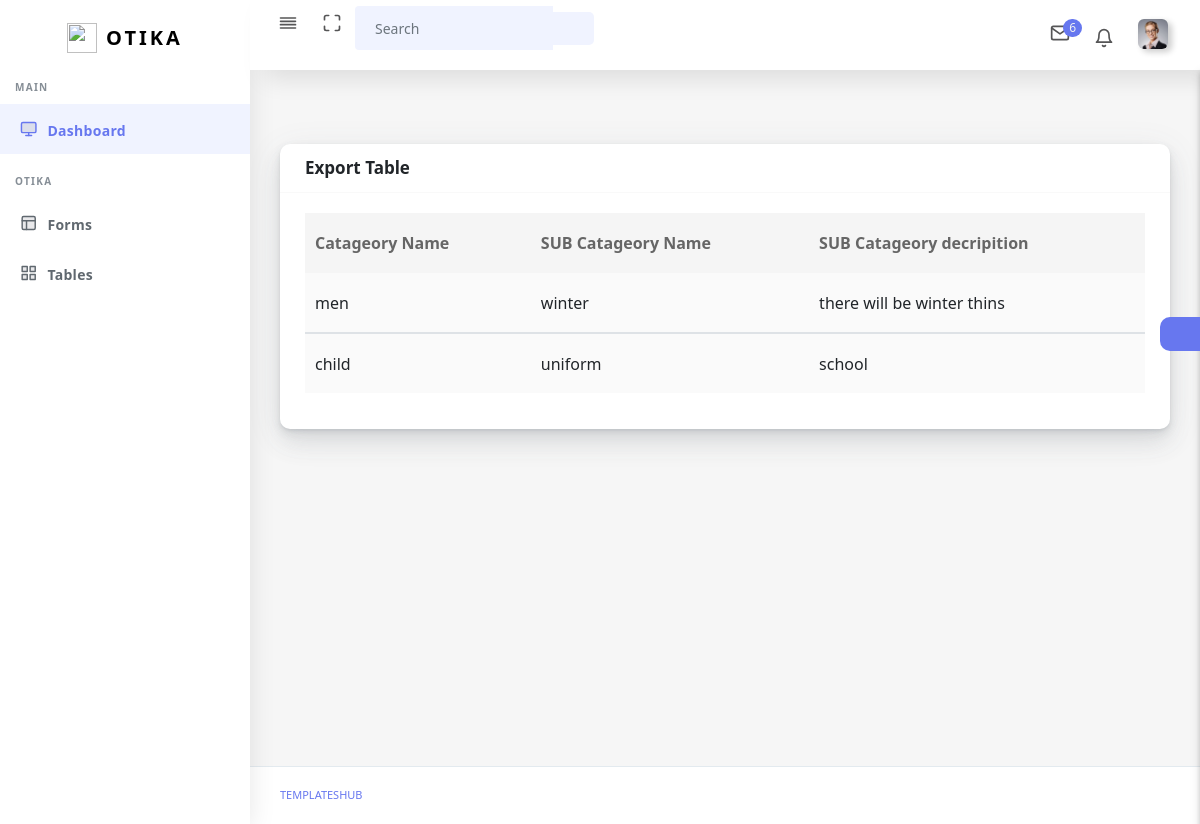
The app's page /view_sub_catagoery.php (signed in) with its own data.
### tables this page shows
CREATE TABLE `sub_catageory` (
  `sub_id` int(20) NOT NULL,
  `sub_cat` int(20) NOT NULL,
  `sub_name` varchar(50) NOT NULL,
  `sub_des` varchar(50) NOT NULL
);

CREATE TABLE `catagory` (
  `c_id` int(20) NOT NULL,
  `c_name` varchar(30) NOT NULL,
  `c_dec` varchar(50) NOT NULL
);

### view_sub_catagoery.php (the view, shortened to what this page needs)
<?php
include('./includes/conn.php');
?>
<!DOCTYPE html>
<html lang="en">
<?php include("./includes/head.php");?>
<body>
    <div id="app">
        <div class="main-wrapper main-wrapper-1">
            <?php include("./includes/nav.php");?>
            <?php include("./includes/sidebar.php");?>
            <div class="main-content">
                <section class="section">
                    <div class="section-body">
                        <div class="row">
                            <div class="col-12">
                                <div class="card">
                                    <div class="card-header">
                                        <h4>Export Table</h4>
                                    </div>
                                    <div class="card-body">
                                        <div class="table-responsive">
                                            <table class="table table-striped table-hover" id="tableExport"
                                                style="width:100%;">
                                                <thead>
                                                    <tr>
                                                        <th>Catageory Name</th>
                                                        <th>SUB Catageory Name</th>
                                                        <th>SUB Catageory decripition</th>
                                                    </tr>
                                                </thead>
                                                <?php
                            $view_s="SELECT * FROM  sub_catageory s  INNER JOIN catagory c ON s.sub_cat=c.c_id";
                            $view_run= mysqli_query($conn,$view_s);
                            while ($fet_view=mysqli_fetch_assoc($view_run)) {
                                ?>
                                                <tbody>
                                                    <td><?php echo $fet_view['c_name'];?></td>
                                                    <td><?php echo $fet_view['sub_name'];?></td>
                                                    <td><?php echo $fet_view['sub_des'];?></td>
                                                </tbody>
                                                <?php
                            }
                        ?>
                                            </table>
                                        </div>
                                    </div>
                                </div>
                            </div>
                        </div>
                    </div>
                </section>
                <div class="settingSidebar">
                    <a href="javascript:void(0)" class="settingPanelToggle"> <i class="fa fa-spin fa-cog"></i>
                    </a>
                </div>
            </div>
            <footer class="main-footer">
                <div class="footer-left">
                    <a href="templateshub.net">Templateshub</a></a>
                </div>
            </footer>
        </div>
    </div>
</body>
</html>

### records on screen
sub_catageory: catagory.c_name "men", sub_name "winter", sub_des "there will be winter thins"
sub_catageory: catagory.c_name "child", sub_name "uniform", sub_des "school"
